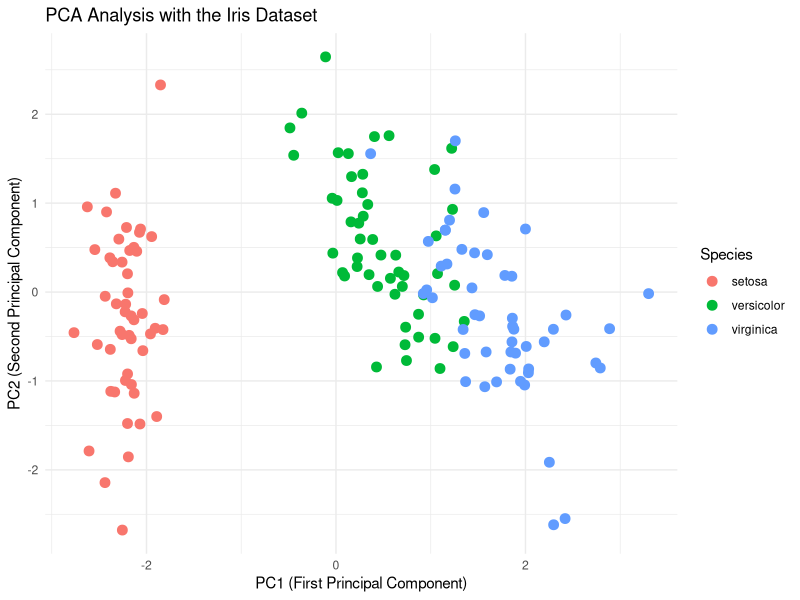

Reproduce this figure in R.
## ---- chunk 1

library(ggplot2)

## ---- chunk 2
# Load the iris dataset (it already exists in R)
data(iris)

# Show the first 6 rows of the dataset
head(iris)

# Display the structure of the dataset
str(iris)
## ---- chunk 3
# Load the iris dataset into the R environment
# The iris dataset already exists inside R
data(iris)

# head() shows the first 6 rows of the dataset
# This helps us quickly understand the structure of the data
head(iris)

# str() shows the structure of the dataset
str(iris)
## ---- chunk 4
# Select the first four numeric columns from the iris dataset
iris_numeric <- iris[, 1:4]

# Show the first rows of the dataset
head(iris_numeric)

# Check the structure of the dataset
str(iris_numeric)

## ---- chunk 5
# Run PCA with scaling
pca_result <- prcomp(iris_numeric, scale. = TRUE)
## ---- chunk 6
summary(pca_result)
## ---- chunk 7
# Convert PCA scores into a data frame
pca_scores <- as.data.frame(pca_result$x) #Now pca_scores contains the PCA coordinates of each sample.

# Add Species information to the PCA dataset
pca_scores$Species <- iris$Species
## ---- chunk 8
# PCA plot: PC1 vs PC2
ggplot(pca_scores, aes(x = PC1, y = PC2, color = Species)) +
  geom_point(size = 3) +
  xlab("PC1 (First Principal Component)") +
  ylab("PC2 (Second Principal Component)") +
  ggtitle("PCA Analysis with the Iris Dataset") +
  theme_minimal()
